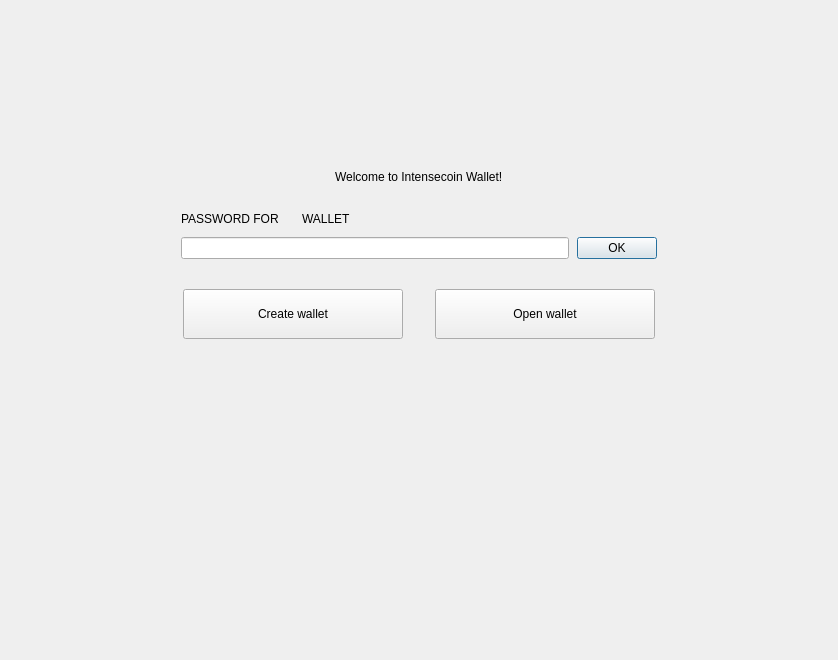
<?xml version="1.0" encoding="UTF-8"?>
<ui version="4.0">
 <class>NoWalletFrame</class>
 <widget class="QFrame" name="NoWalletFrame">
  <property name="geometry">
   <rect>
    <x>0</x>
    <y>0</y>
    <width>838</width>
    <height>660</height>
   </rect>
  </property>
  <property name="windowTitle">
   <string>Frame</string>
  </property>
  <property name="frameShape">
   <enum>QFrame::NoFrame</enum>
  </property>
  <property name="frameShadow">
   <enum>QFrame::Raised</enum>
  </property>
  <layout class="QVBoxLayout" name="verticalLayout">
   <property name="spacing">
    <number>0</number>
   </property>
   <property name="leftMargin">
    <number>0</number>
   </property>
   <property name="topMargin">
    <number>0</number>
   </property>
   <property name="rightMargin">
    <number>0</number>
   </property>
   <property name="bottomMargin">
    <number>0</number>
   </property>
   <item>
    <spacer name="verticalSpacer">
     <property name="orientation">
      <enum>Qt::Vertical</enum>
     </property>
     <property name="sizeType">
      <enum>QSizePolicy::Fixed</enum>
     </property>
     <property name="sizeHint" stdset="0">
      <size>
       <width>20</width>
       <height>170</height>
      </size>
     </property>
    </spacer>
   </item>
   <item alignment="Qt::AlignHCenter">
    <widget class="WalletGui::WalletHeaderLabel" name="m_welcomeLabel">
     <property name="text">
      <string>Welcome to Intensecoin Wallet!</string>
     </property>
    </widget>
   </item>
   <item>
    <spacer name="verticalSpacer_4">
     <property name="orientation">
      <enum>Qt::Vertical</enum>
     </property>
     <property name="sizeType">
      <enum>QSizePolicy::Fixed</enum>
     </property>
     <property name="sizeHint" stdset="0">
      <size>
       <width>20</width>
       <height>25</height>
      </size>
     </property>
    </spacer>
   </item>
   <item alignment="Qt::AlignHCenter">
    <widget class="QFrame" name="m_passwordFrame">
     <property name="minimumSize">
      <size>
       <width>476</width>
       <height>0</height>
      </size>
     </property>
     <property name="maximumSize">
      <size>
       <width>338</width>
       <height>16777215</height>
      </size>
     </property>
     <property name="frameShape">
      <enum>QFrame::NoFrame</enum>
     </property>
     <property name="frameShadow">
      <enum>QFrame::Raised</enum>
     </property>
     <layout class="QVBoxLayout" name="verticalLayout_2">
      <property name="spacing">
       <number>8</number>
      </property>
      <property name="leftMargin">
       <number>0</number>
      </property>
      <property name="topMargin">
       <number>0</number>
      </property>
      <property name="rightMargin">
       <number>0</number>
      </property>
      <property name="bottomMargin">
       <number>0</number>
      </property>
      <item>
       <layout class="QHBoxLayout" name="horizontalLayout_4">
        <item>
         <widget class="QLabel" name="m_passwordTextLabel">
          <property name="sizePolicy">
           <sizepolicy hsizetype="Maximum" vsizetype="Preferred">
            <horstretch>0</horstretch>
            <verstretch>0</verstretch>
           </sizepolicy>
          </property>
          <property name="styleSheet">
           <string notr="true">[errorState=&quot;true&quot;] {
  color: #ef3131;
}</string>
          </property>
          <property name="text">
           <string>PASSWORD FOR</string>
          </property>
         </widget>
        </item>
        <item>
         <widget class="QLabel" name="m_walletNameLabel">
          <property name="text">
           <string/>
          </property>
         </widget>
        </item>
        <item>
         <widget class="QLabel" name="m_walletTextLabel">
          <property name="text">
           <string>WALLET</string>
          </property>
         </widget>
        </item>
        <item>
         <spacer name="horizontalSpacer_4">
          <property name="orientation">
           <enum>Qt::Horizontal</enum>
          </property>
          <property name="sizeHint" stdset="0">
           <size>
            <width>40</width>
            <height>20</height>
           </size>
          </property>
         </spacer>
        </item>
       </layout>
      </item>
      <item>
       <layout class="QHBoxLayout" name="horizontalLayout_5">
        <item>
         <widget class="QLineEdit" name="m_passwordEdit">
          <property name="sizePolicy">
           <sizepolicy hsizetype="Expanding" vsizetype="Fixed">
            <horstretch>0</horstretch>
            <verstretch>0</verstretch>
           </sizepolicy>
          </property>
          <property name="styleSheet">
           <string notr="true">[errorState=&quot;true&quot;] {
  border-color: #ef3131;
}</string>
          </property>
          <property name="echoMode">
           <enum>QLineEdit::Password</enum>
          </property>
         </widget>
        </item>
        <item>
         <widget class="WalletGui::WalletOkButton" name="m_okButton">
          <property name="enabled">
           <bool>true</bool>
          </property>
          <property name="text">
           <string>OK</string>
          </property>
          <property name="default">
           <bool>true</bool>
          </property>
         </widget>
        </item>
       </layout>
      </item>
     </layout>
    </widget>
   </item>
   <item>
    <spacer name="verticalSpacer_2">
     <property name="orientation">
      <enum>Qt::Vertical</enum>
     </property>
     <property name="sizeType">
      <enum>QSizePolicy::Fixed</enum>
     </property>
     <property name="sizeHint" stdset="0">
      <size>
       <width>20</width>
       <height>30</height>
      </size>
     </property>
    </spacer>
   </item>
   <item>
    <layout class="QHBoxLayout" name="horizontalLayout">
     <property name="spacing">
      <number>0</number>
     </property>
     <item>
      <spacer name="horizontalSpacer_2">
       <property name="orientation">
        <enum>Qt::Horizontal</enum>
       </property>
       <property name="sizeHint" stdset="0">
        <size>
         <width>40</width>
         <height>20</height>
        </size>
       </property>
      </spacer>
     </item>
     <item>
      <widget class="WalletGui::WalletLargeBlueButton" name="m_createWalletButton">
       <property name="sizePolicy">
        <sizepolicy hsizetype="Fixed" vsizetype="Fixed">
         <horstretch>0</horstretch>
         <verstretch>0</verstretch>
        </sizepolicy>
       </property>
       <property name="minimumSize">
        <size>
         <width>220</width>
         <height>50</height>
        </size>
       </property>
       <property name="maximumSize">
        <size>
         <width>220</width>
         <height>50</height>
        </size>
       </property>
       <property name="text">
        <string>Create wallet</string>
       </property>
      </widget>
     </item>
     <item>
      <spacer name="horizontalSpacer">
       <property name="orientation">
        <enum>Qt::Horizontal</enum>
       </property>
       <property name="sizeType">
        <enum>QSizePolicy::Fixed</enum>
       </property>
       <property name="sizeHint" stdset="0">
        <size>
         <width>32</width>
         <height>20</height>
        </size>
       </property>
      </spacer>
     </item>
     <item>
      <widget class="WalletGui::WalletLargeBlueButton" name="m_openWalletButton">
       <property name="sizePolicy">
        <sizepolicy hsizetype="Fixed" vsizetype="Fixed">
         <horstretch>0</horstretch>
         <verstretch>0</verstretch>
        </sizepolicy>
       </property>
       <property name="minimumSize">
        <size>
         <width>220</width>
         <height>50</height>
        </size>
       </property>
       <property name="maximumSize">
        <size>
         <width>220</width>
         <height>50</height>
        </size>
       </property>
       <property name="text">
        <string>Open wallet</string>
       </property>
      </widget>
     </item>
     <item>
      <spacer name="horizontalSpacer_3">
       <property name="orientation">
        <enum>Qt::Horizontal</enum>
       </property>
       <property name="sizeHint" stdset="0">
        <size>
         <width>40</width>
         <height>20</height>
        </size>
       </property>
      </spacer>
     </item>
    </layout>
   </item>
   <item>
    <spacer name="verticalSpacer_3">
     <property name="orientation">
      <enum>Qt::Vertical</enum>
     </property>
     <property name="sizeHint" stdset="0">
      <size>
       <width>20</width>
       <height>376</height>
      </size>
     </property>
    </spacer>
   </item>
  </layout>
 </widget>
 <customwidgets>
  <customwidget>
   <class>WalletGui::WalletOkButton</class>
   <extends>QPushButton</extends>
   <header>Gui/Common/WalletOkButton.h</header>
  </customwidget>
  <customwidget>
   <class>WalletGui::WalletHeaderLabel</class>
   <extends>QLabel</extends>
   <header>Gui/Common/WalletTextLabel.h</header>
  </customwidget>
  <customwidget>
   <class>WalletGui::WalletLargeBlueButton</class>
   <extends>QPushButton</extends>
   <header>Gui/Common/WalletBlueButton.h</header>
  </customwidget>
 </customwidgets>
 <resources/>
 <connections>
  <connection>
   <sender>m_okButton</sender>
   <signal>clicked()</signal>
   <receiver>NoWalletFrame</receiver>
   <slot>okClicked()</slot>
   <hints>
    <hint type="sourcelabel">
     <x>498</x>
     <y>266</y>
    </hint>
    <hint type="destinationlabel">
     <x>418</x>
     <y>329</y>
    </hint>
   </hints>
  </connection>
  <connection>
   <sender>m_passwordEdit</sender>
   <signal>textChanged(QString)</signal>
   <receiver>NoWalletFrame</receiver>
   <slot>passwordChanged(QString)</slot>
   <hints>
    <hint type="sourcelabel">
     <x>374</x>
     <y>265</y>
    </hint>
    <hint type="destinationlabel">
     <x>418</x>
     <y>329</y>
    </hint>
   </hints>
  </connection>
  <connection>
   <sender>m_passwordEdit</sender>
   <signal>returnPressed()</signal>
   <receiver>m_okButton</receiver>
   <slot>click()</slot>
   <hints>
    <hint type="sourcelabel">
     <x>374</x>
     <y>265</y>
    </hint>
    <hint type="destinationlabel">
     <x>616</x>
     <y>256</y>
    </hint>
   </hints>
  </connection>
 </connections>
 <slots>
  <signal>createWalletClickedSignal()</signal>
  <signal>openWalletClickedSignal()</signal>
  <slot>okClicked()</slot>
  <slot>passwordChanged(QString)</slot>
 </slots>
</ui>
